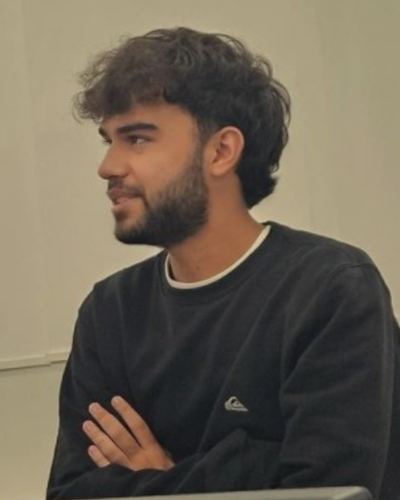
#> input picture scripts/img/portrait.jpg, 400 x 500 px
$ python portrait.py
#> lines starting #> are read from the running program, lines starting #| are printed output that depends on the picture
# One-off: turns scripts/img/portrait.jpg into the character portrait the build draws.
# Run it again only when the photo changes:  python3 scripts/portrait.py
# Dark parts of the photo (hair, beard, sweater) become the dense characters, so the figure
# stands lit on the terminal's dark field, the way chafa or jp2a would print it.
import json
from pathlib import Path
from PIL import Image, ImageFilter, ImageOps

HERE = Path(__file__).parent
RAMP = " .:-=+*#%@"


def render(box, cols, rows):
#> called with box = (20, 0, 380, 330), cols = 74, rows = 40
    im = Image.open(HERE / "img" / "portrait.jpg").convert("L").crop(box)
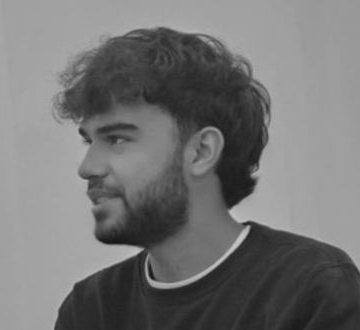
#> im: PIL image 360x330 L; min 21, max 199, mean 115.6
    im = ImageOps.autocontrast(im, cutoff=1)
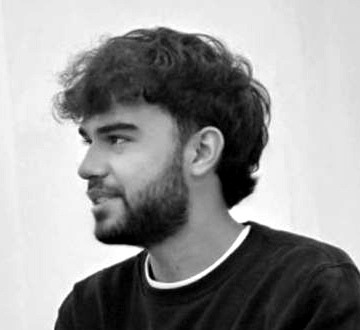
#> im: PIL image 360x330 L; min 0, max 255, mean 150.2
    im = im.filter(ImageFilter.UnsharpMask(radius=2, percent=120, threshold=2))
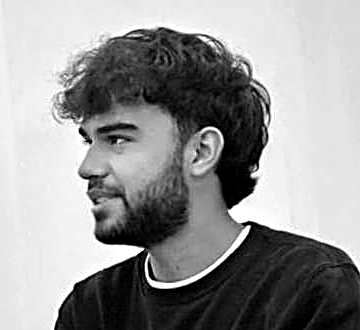
#> im: PIL image 360x330 L; min 0, max 255, mean 149.8
    px = im.resize((cols, rows), Image.LANCZOS).load()
    out = []
    for y in range(rows):
        row = ""
        for x in range(cols):
            i = min(len(RAMP) - 1, int((1 - px[x, y] / 255) * len(RAMP)))
            row += " " if i < 2 else RAMP[i]  # drop the faint wall texture
        out.append(row.rstrip())
#> after the loop, out = 40 items
    return out


art = {
    "wide": render((20, 0, 380, 330), 74, 40),
    "narrow": render((30, 0, 370, 330), 40, 23),
}
#> call 2 of render, with box = (30, 0, 370, 330), cols = 40, rows = 23
#> in render (call 2), `im = Image.open(HERE / "img" / "portrait.jpg").convert("L").crop(box)`:
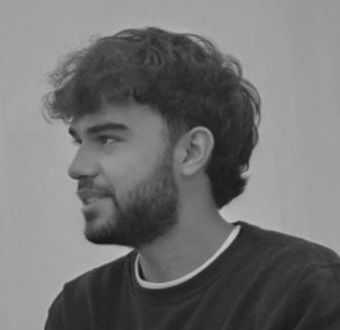
#> im: PIL image 340x330 L; min 21, max 199, mean 113.6
#> in render (call 2), `im = ImageOps.autocontrast(im, cutoff=1)`:
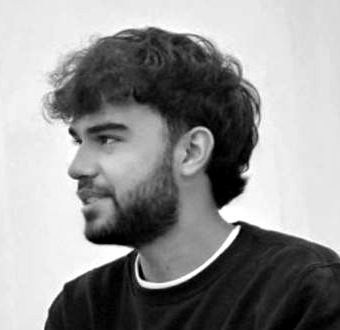
#> im: PIL image 340x330 L; min 0, max 255, mean 146.5
#> in render (call 2), `im = im.filter(ImageFilter.UnsharpMask(radius=2, percent=120, threshol..`:
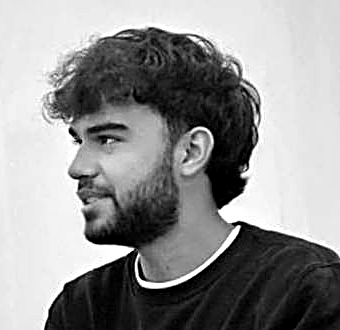
#> im: PIL image 340x330 L; min 0, max 255, mean 146.2
#> after the loop in render (call 2), `for y in range(rows):`: out = 23 items, first 6: '', '', '            -=+**##*++-', '         :=*####%%%#%%##+-', '       --*######%##%%%#%##+-', '      -=+%##%%##%%%%%@@%%%%#='
(HERE / "portrait.json").write_text(json.dumps(art, indent=0))
print({k: (max(len(r) for r in v), len(v)) for k, v in art.items()})
#| {'wide': (74, 40), 'narrow': (40, 23)}

$ run again, with scripts/img/foxie.jpg copied over scripts/img/portrait.jpg
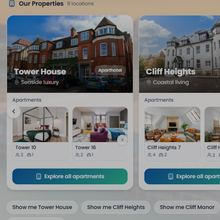
#> input picture scripts/img/foxie.jpg, 220 x 220 px
#> in render, `im = im.filter(ImageFilter.UnsharpMask(radius=2, percent=120, threshol..`:
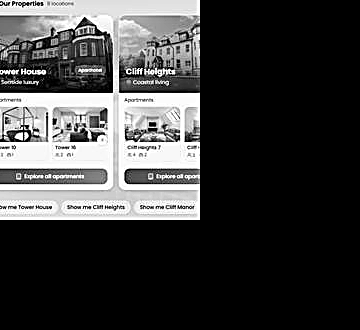
#> im: PIL image 360x330 L; min 0, max 255, mean 62.4
#> after the loop in render, `for y in range(rows):`: out = 40 items
#> in render (call 2), `im = im.filter(ImageFilter.UnsharpMask(radius=2, percent=120, threshol..`:
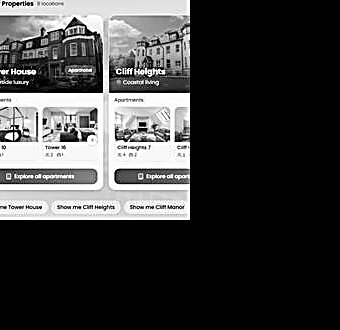
#> im: PIL image 340x330 L; min 0, max 255, mean 63
#> after the loop in render (call 2), `for y in range(rows):`: out = 23 items
#| {'wide': (74, 40), 'narrow': (40, 23)}

$ run again, with scripts/img/property.jpg copied over scripts/img/portrait.jpg
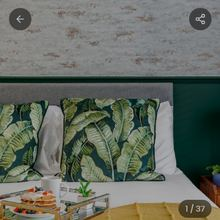
#> input picture scripts/img/property.jpg, 220 x 220 px
#> in render, `im = im.filter(ImageFilter.UnsharpMask(radius=2, percent=120, threshol..`:
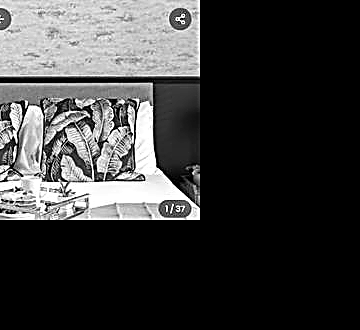
#> im: PIL image 360x330 L; min 0, max 255, mean 59
#> after the loop in render, `for y in range(rows):`: out = 40 items
#> in render (call 2), `im = im.filter(ImageFilter.UnsharpMask(radius=2, percent=120, threshol..`:
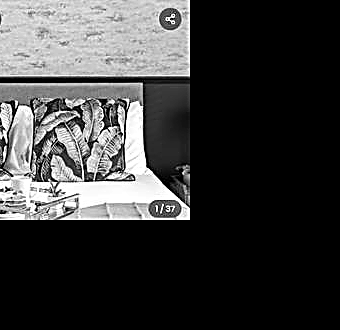
#> im: PIL image 340x330 L; min 0, max 255, mean 59.1
#> after the loop in render (call 2), `for y in range(rows):`: out = 23 items
#| {'wide': (74, 40), 'narrow': (40, 23)}
